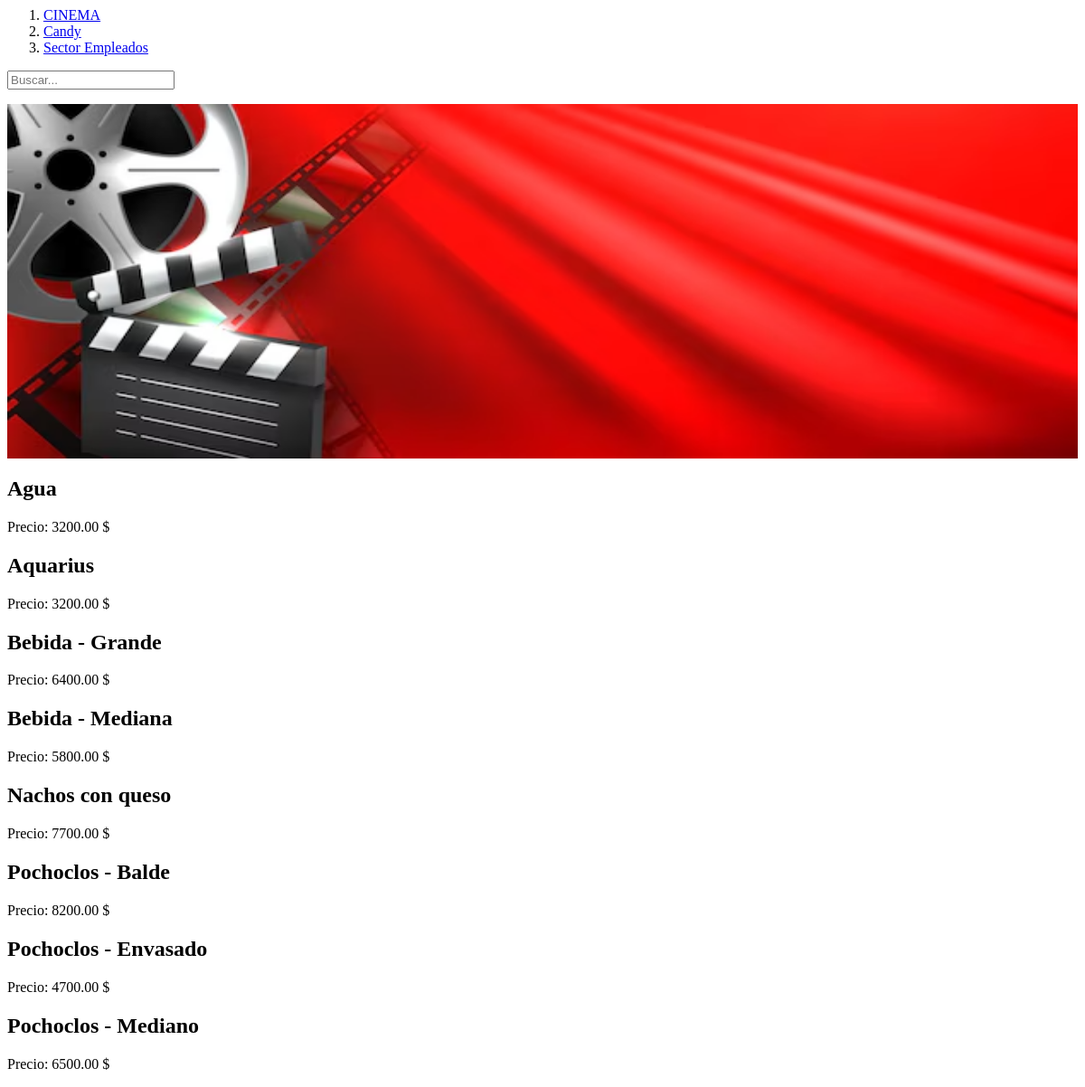
/candy/, run on an earlier commit of the app's database.
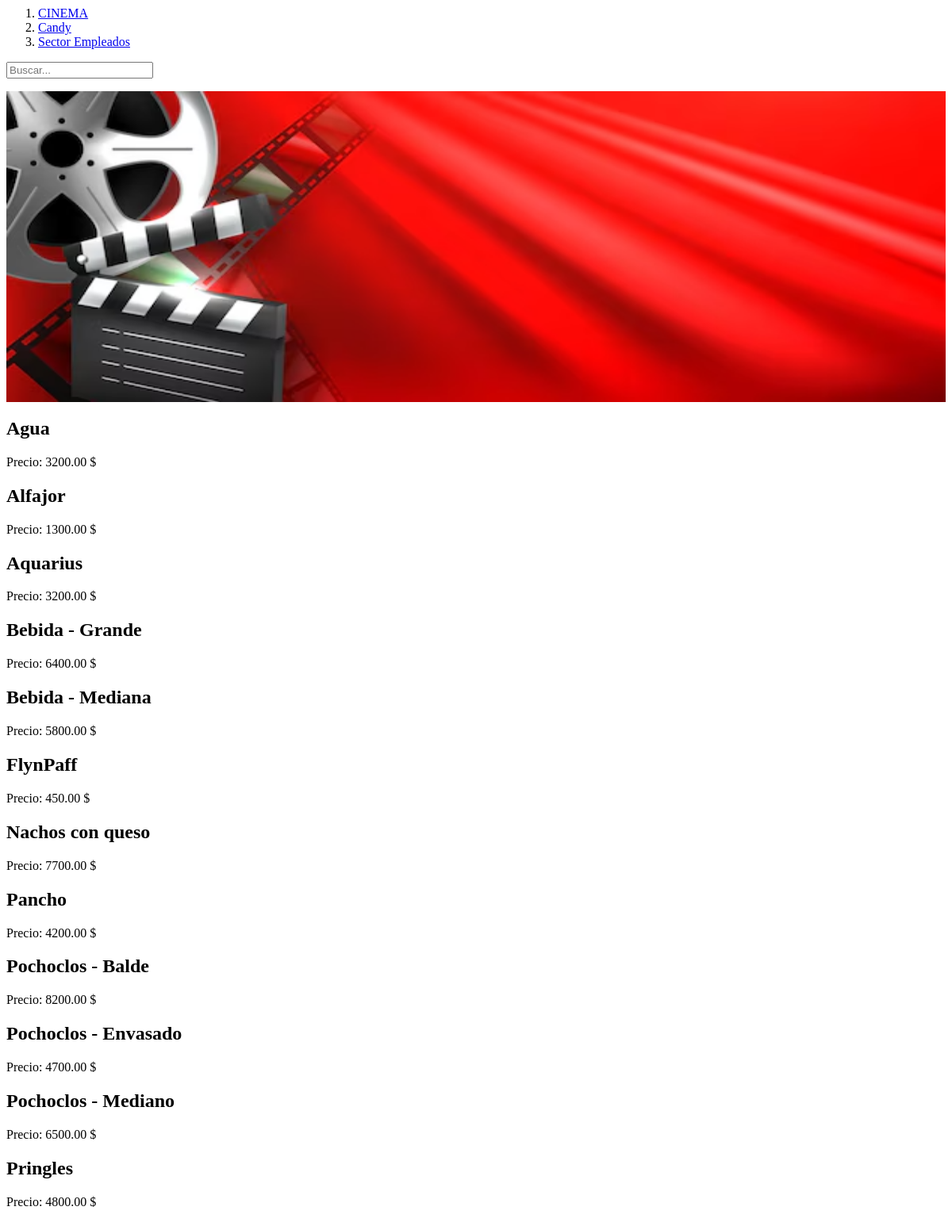
And on a later commit of the database.
### candy/models.py (models this page shows)
class Candy(models.Model):
    nombre = models.CharField(max_length=100)
    precio = models.DecimalField(max_digits=10, decimal_places=2)

### candy/views.py (the view)
# urls.py: path('candy/', views.candy_list, name='candy_list'),
def candy_list(request):
    busqueda = request.GET.get("busqueda")
    if busqueda:
        candy = Candy.objects.filter(nombre__icontains = busqueda)
    else:
        candy = Candy.objects.all().order_by('nombre')
    context = {'candy': candy}
    return render(request, 'candy/candy_list.html', context)

### candy/templates/candy/candy_list.html (shortened to what this page needs)
{% extends 'candy/base.html' %}
        {% block content %}
            {% for c in candy %}
                <h2>{{ c.nombre }}</h2>
                <p>Precio: {{ c.precio }} $</p>
            {% endfor %}
        {% endblock content %}

### candy/templates/candy/base.html
{% include 'componentes/nav.html' %}
{% block content %}
{% endblock content %}

### candy/templates/componentes/nav.html
{% load static %}
<nav>
    <ol>
        <li><a href="{% url 'candy:index' %}">CINEMA</a></li>
        {% if user.is_authenticated %}
            <li><a href="{% url 'candy:candy_list' %}">Candy</a></li>
            <li><a href="{% url 'candy:empleados' %}">Stocks</a></li>
            <form action="{% url 'candy:logout' %}" method="post">
                {% csrf_token %}
                <button type="submit">Cerrar sesion</button>
            </form>
        {% else %}
            <li><a href="{% url 'candy:candy_list' %}">Candy</a></li>
            <li><a href="{% url 'candy:login' %}">Sector Empleados</a></li>
        {% endif %}
    </ol>
    <form method="get">
        <input type="text" name="busqueda" placeholder="Buscar...">
    </form>
</nav>
<img src="{% static 'candy/cine-portada.webp' %}" alt="portada-cine" height="50%" width="100%">

What changed in the data, as far as the page shows it:
added Candy: nombre "Alfajor", precio "1300.00"
added Candy: nombre "FlynPaff", precio "450.00"
added Candy: nombre "Pancho", precio "4200.00"
added Candy: nombre "Pringles", precio "4800.00"
